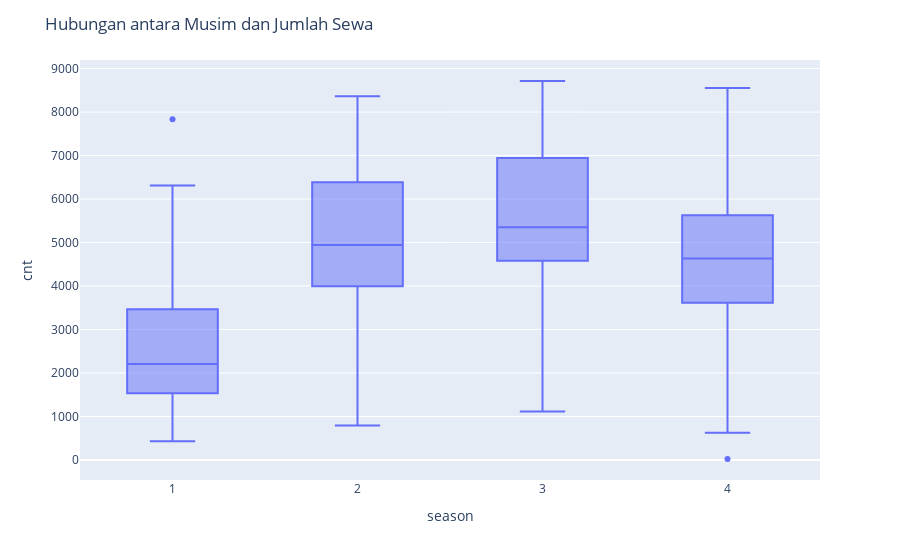

The cell this chart's notebook holds for it:
### Markdown cell above
**> Hubungan antara musim (season) dan jumlah sewa (cnt)**

### Code cell
fig = px.box(df_day, x='season', y='cnt')
fig.update_layout(title='Hubungan antara Musim dan Jumlah Sewa')
fig.show()

### Figure 1 — Plotly figure (JSON) as saved in the notebook; plotly's stock layout.template omitted (floating-point values rounded to 4 significant figures; data arrays with more than 128 entries replaced by an {"elided": "..."} marker saying what was removed)
{"data": [{"alignmentgroup": "True", "hovertemplate": "season=%{x}<br>cnt=%{y}<extra></extra>", "legendgroup": "", "marker": {"color": "#636efa"}, "name": "", "notched": false, "offsetgroup": "", "orientation": "v", "showlegend": false, "type": "box", "x": {"elided": "731 int values"}, "x0": " ", "xaxis": "x", "y": {"elided": "731 int values"}, "y0": " ", "yaxis": "y"}], "layout": {"boxmode": "group", "legend": {"tracegroupgap": 0}, "margin": {"t": 60}, "title": {"text": "Hubungan antara Musim dan Jumlah Sewa"}, "xaxis": {"anchor": "y", "domain": [0, 1], "title": {"text": "season"}}, "yaxis": {"anchor": "x", "domain": [0, 1], "title": {"text": "cnt"}}}}
